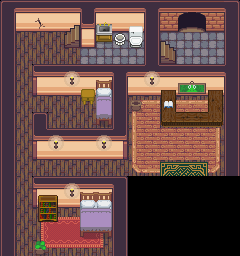

This is a level from a 2D game, rendered from its Tiled map with the project's own tilesets. A one-line summary and the map file follow, with tile-layer data summarised:
An orthogonal 15x16 tile map with 16x16 px tiles, 4 tile layers (Tile Layer 1, Tile Layer 4, Tile Layer 5, Above Player), 4 tilesets and 68 objects (43x event, 23x collision, 2x collision-line).

<map version="1.10" tiledversion="1.11.0" orientation="orthogonal" renderorder="right-down" compressionlevel="0" width="15" height="16" tilewidth="16" tileheight="16" infinite="0" nextlayerid="7" nextobjectid="92">
 <properties>
  <property name="edges" value="clamped" />
  <property name="inside" type="bool" value="true" />
  <property name="map_type" value="dungeon" />
  <property name="scenario" value="spyder" />
  <property name="slug" value="wayfarer_inn1" />
 </properties>
 <tileset firstgid="1" source="../gfx/tilesets/core_set pieces.tsx" />
 <tileset firstgid="1551" source="../gfx/tilesets/core_indoor_floors.tsx" />
 <tileset firstgid="5415" source="../gfx/tilesets/core_indoor_stairs.tsx" />
 <tileset firstgid="8385" source="../gfx/tilesets/core_indoor_walls.tsx" />
 <layer id="1" name="Tile Layer 1" width="15" height="16">
  <data>[240 cells, 205 non-empty, 22 distinct tile ids]</data>
 </layer>
 <layer id="2" name="Tile Layer 4" width="15" height="16">
  <data>[240 cells, 76 non-empty, 49 distinct tile ids]</data>
 </layer>
 <layer id="3" name="Tile Layer 5" width="15" height="16">
  <data>[240 cells, 15 non-empty, 15 distinct tile ids]</data>
 </layer>
 <layer id="4" name="Above Player" width="15" height="16">
  <data>[240 cells, 0 non-empty, 0 distinct tile ids]</data>
 </layer>
 <objectgroup color="#ff0000" id="5" name="Collisions">
  <object id="1" type="collision" x="0" y="0" width="16" height="256" />
  <object id="5" type="collision" x="16" y="0" width="160" height="32" />
  <object id="8" type="collision" x="32" y="176" width="192" height="16" />
  <object id="9" type="collision" x="32" y="192" width="32" height="16" />
  <object id="10" type="collision" x="112" y="192" width="16" height="64" />
  <object id="13" type="collision" x="224" y="0" width="16" height="176" />
  <object id="14" type="collision" x="176" y="0" width="32" height="16" />
  <object id="15" type="collision" x="208" y="0" width="16" height="32" />
  <object id="20" type="collision" x="112" y="64" width="16" height="96" />
  <object id="21" type="collision" x="32" y="128" width="80" height="32" />
  <object id="22" type="collision" x="32" y="112" width="16" height="16" />
  <object id="23" type="collision" x="32" y="64" width="64" height="32" />
  <object id="24" type="collision" x="96" y="64" width="16" height="48" />
  <object id="25" type="collision" x="80" y="32" width="16" height="16" />
  <object id="26" type="collision" x="144" y="32" width="16" height="32" />
  <object id="27" type="collision" x="128" y="64" width="96" height="32" />
  <object id="28" type="collision" x="208" y="96" width="16" height="32" />
  <object id="29" type="collision" x="160" y="96" width="16" height="32" />
  <object id="30" type="collision" x="176" y="112" width="32" height="16" />
  <object id="31" type="collision" x="128" y="96" width="16" height="16" />
  <object id="32" type="collision" x="32" y="240" width="16" height="16" />
  <object id="41" type="collision" x="64" y="192" width="48" height="16" />
  <object id="42" type="collision" x="80" y="208" width="32" height="16" />
  <object id="44" type="collision-line" x="64" y="48">
   <polyline points="0,0 16,0" />
  </object>
  <object id="69" type="collision-line" x="176" y="48">
   <polyline points="0,0 -16,0" />
  </object>
 </objectgroup>
 <objectgroup color="#ffff00" id="6" name="Events">
  <!-- 43 objects omitted --></objectgroup>
</map>
<!-- 43 of 68 objects omitted -->
